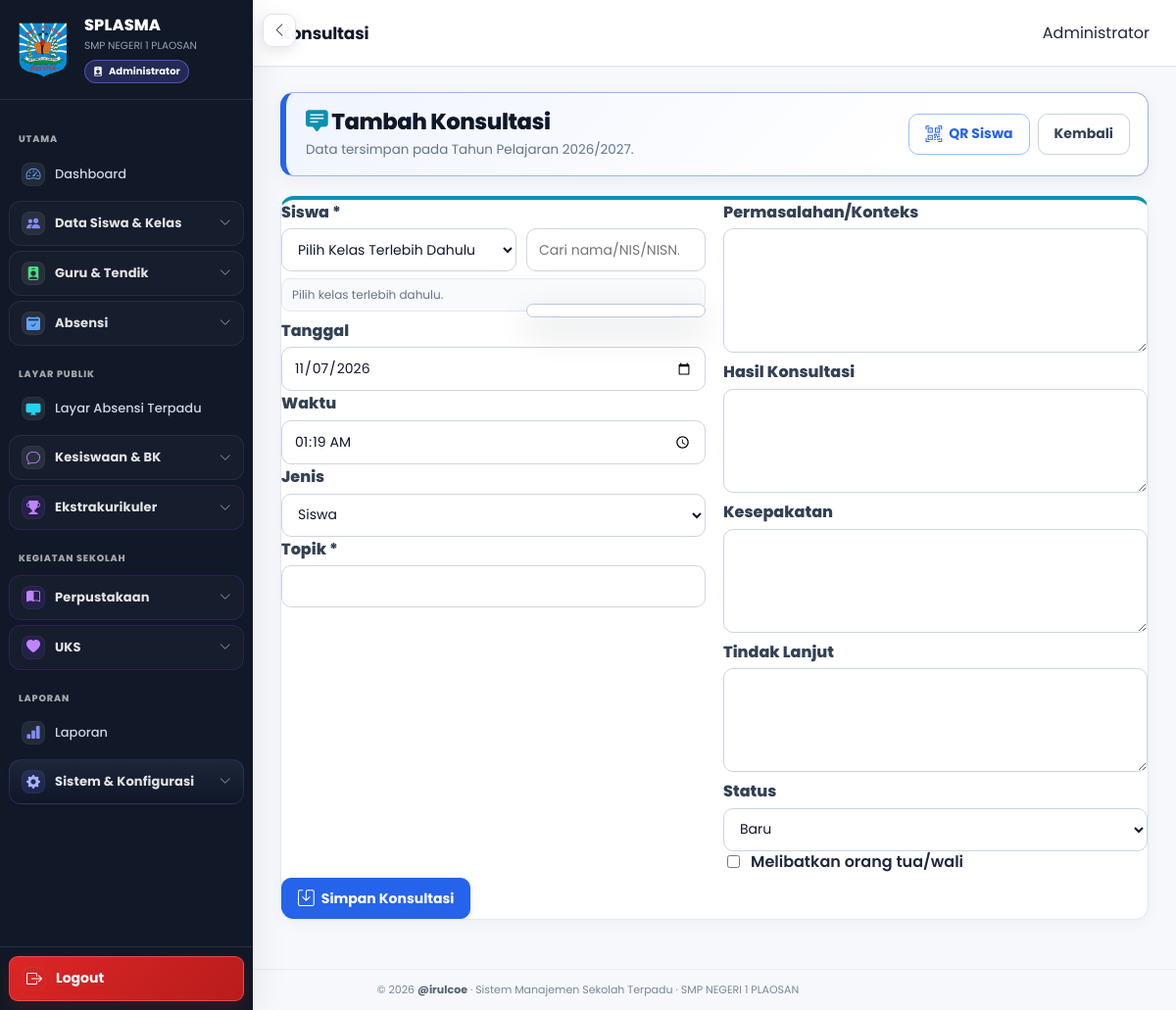
Screenshot of /konsultasi/tambah.php (signed in) with the database file from the repository.
### tables this page shows
CREATE TABLE `profil_sekolah` (
  `id` bigint(20) UNSIGNED NOT NULL,
  `nama_sekolah` varchar(200) NOT NULL,
  `npsn` varchar(30) DEFAULT NULL,
  `nss` varchar(30) DEFAULT NULL,
  `jenjang` varchar(50) DEFAULT NULL,
  `status_sekolah` varchar(50) DEFAULT NULL,
  `alamat` text DEFAULT NULL,
  `desa` varchar(100) DEFAULT NULL,
  `kecamatan` varchar(100) DEFAULT NULL,
  `kabupaten` varchar(100) DEFAULT NULL,
  `provinsi` varchar(100) DEFAULT NULL,
  `kode_pos` varchar(10) DEFAULT NULL,
  `telepon` varchar(50) DEFAULT NULL,
  `email` varchar(150) DEFAULT NULL,
  `website` varchar(200) DEFAULT NULL,
  `logo` varchar(255) DEFAULT NULL,
  `foto` varchar(255) DEFAULT NULL,
  `nama_kepala` varchar(200) DEFAULT NULL,
  `nip_kepala` varchar(50) DEFAULT NULL,
  `created_at` timestamp NULL DEFAULT current_timestamp(),
  `updated_at` timestamp NULL DEFAULT current_timestamp() ON UPDATE current_timestamp()
);

CREATE TABLE `tahun_pelajaran` (
  `id` bigint(20) UNSIGNED NOT NULL,
  `nama` varchar(20) NOT NULL,
  `aktif` tinyint(1) NOT NULL DEFAULT 0,
  `tanggal_mulai` date DEFAULT NULL,
  `tanggal_selesai` date DEFAULT NULL,
  `created_at` timestamp NULL DEFAULT current_timestamp(),
  `updated_at` timestamp NULL DEFAULT current_timestamp() ON UPDATE current_timestamp()
);

### konsultasi/tambah.php (the view, shortened to what the rows shown need)
<?php
declare(strict_types=1);require_once __DIR__.'/_helper.php';konsultasi_require_access($pdo);$tapel=konsultasi_tapel($pdo);$tid=(int)($tapel['id']??0);$students=[];if($tid){$st=$pdo->prepare("SELECT s.id,s.nis,s.nisn,s.nama,mk.nama kelas FROM siswa s LEFT JOIN siswa_kelas sk ON sk.id=(SELECT sk2.id FROM siswa_kelas sk2 WHERE sk2.siswa_id=s.id AND sk2.tahun_pelajaran_id=? AND sk2.status='aktif' ORDER BY sk2.id DESC LIMIT 1) LEFT JOIN master_kelas mk ON mk.id=sk.kelas_id WHERE s.status='aktif' ORDER BY mk.urutan,mk.nama,s.nama");$st->execute([$tid]);$students=$st->fetchAll();}$error='';if($_SERVER['REQUEST_METHOD']==='POST'){csrf_verify();$sid=(int)($_POST['siswa_id']??0);$tanggal=trim((string)($_POST['tanggal']??date('Y-m-d')));$waktu=trim((string)($_POST['waktu']??''));$jenis=(string)($_POST['jenis']??'siswa');$topik=trim((string)($_POST['topik']??''));$per=trim((string)($_POST['permasalahan']??''));$hasil=trim((string)($_POST['hasil']??''));$kes=trim((string)($_POST['kesepakatan']??''));$tl=trim((string)($_POST['tindak_lanjut']??''));$status=(string)($_POST['status']??'baru');$ortu=isset($_POST['melibatkan_ortu'])?1:0;if(!$tid)$error='Tahun Pelajaran aktif belum tersedia.';elseif($sid<=0)$error='Siswa wajib dipilih.';elseif($topik==='')$error='Topik konsultasi wajib diisi.';elseif(!in_array($jenis,['siswa','orang_tua','wali_kelas','guru','lainnya'],true))$error='Jenis konsultasi tidak valid.';elseif(!in_array($status,['baru','proses','selesai','dibatalkan'],true))$error='Status tidak valid.';else{$ck=$pdo->prepare("SELECT COUNT(*) FROM siswa WHERE id=? AND status='aktif'");$ck->execute([$sid]);if(!(int)$ck->fetchColumn())$error='Siswa tidak ditemukan atau tidak aktif.';}if(!$error){$gid=konsultasi_guru_id($pdo);$st=$pdo->prepare("INSERT INTO konsultasi_bk(siswa_id,tahun_pelajaran_id,tanggal,waktu,jenis,topik,permasalahan,hasil,kesepakatan,tindak_lanjut,status,melibatkan_ortu,petugas_id,created_by) VALUES(?,?,?,?,?,?,?,?,?,?,?,?,?,?)");$st->execute([$sid,$tid,$tanggal,$waktu!==''?$waktu:null,$jenis,$topik,$per!==''?$per:null,$hasil!==''?$hasil:null,$kes!==''?$kes:null,$tl!==''?$tl:null,$status,$ortu,$gid?:null,(int)($_SESSION['user_id']??0)?:null]);$id=(int)$pdo->lastInsertId();konsultasi_audit($pdo,'create',$id,'Membuat konsultasi untuk siswa ID '.$sid);header('Location: '.BASE_URL.'konsultasi/detail.php?id='.$id.'&saved=1');exit;}}
$page_title='Tambah Konsultasi';require_once __DIR__.'/../layouts/header.php';require_once __DIR__.'/../layouts/sidebar.php';?><main class="main"><?=e(user_name())?><section class="content konsultasi-module"><div class="page-header"><div><h1><i class="bi bi-chat-square-text-fill"></i> Tambah Konsultasi</h1><p>Data tersimpan pada Tahun Pelajaran <?=e($tapel['nama']??'-')?>.</p></div><?=BASE_URL?><?=BASE_URL?></div><?php if($error):?><?=e($error)?><?php endif;?><?=csrf_field()?><?=e(json_encode(array_map(fn($r)=>['id'=>(int)$r['id'],'nis'=>(string)$r['nis'],'nisn'=>(string)($r['nisn']??''),'nama'=>(string)$r['nama'],'kelas'=>(string)($r['kelas']??'')],$students),JSON_UNESCAPED_UNICODE|JSON_UNESCAPED_SLASHES))?><?=e($_POST['siswa_id']??0)?><?=e($_POST['tanggal']??date('Y-m-d'))?><?=e($_POST['waktu']??date('H:i'))?><?php foreach(['siswa'=>'Siswa','orang_tua'=>'Orang Tua/Wali','wali_kelas'=>'Wali Kelas','guru'=>'Guru','lainnya'=>'Lainnya'] as $v=>$l):?><?=$v?><?=$l?><?php endforeach;?><?=e($_POST['topik']??'')?></section></main><?php require_once __DIR__.'/../layouts/footer.php';?>

### layouts/sidebar.php (shortened to what the rows shown need)
<?php $sidebar_role_class = 'sidebar-role-' . preg_replace('/[^a-z0-9_-]/i', '', (string)user_role()); ?>
<aside id="globalSidebar" class="sidebar <?= e($sidebar_role_class) ?>" aria-label="Navigasi utama">
    <div class="sidebar-brand">
        <?php if (!empty($school_profile['logo'])): ?>
            <img src="<?= e(school_logo_url($pdo)) ?>" alt="Logo Sekolah" class="sidebar-logo">
        <?php endif; ?>
        <div class="sidebar-brand-info">
            <div class="sidebar-brand-title">SPLASMA</div>
            <small><?= e($school_profile['nama_sekolah']) ?></small>
            <div class="sidebar-role-badge">
                <i class="bi bi-person-badge-fill" aria-hidden="true"></i>
                <span><?= e(sidebar_role_label()) ?></span>
            </div>
        </div>
    </div>
</aside>

### rows the page displays
profil_sekolah: logo (picture), nama_sekolah "SMP NEGERI 1 PLAOSAN"
tahun_pelajaran: nama "2026/2027"

### other values shown
sidebar_role_label() "Administrator"
$label "Dashboard Layar Absensi Terpadu Laporan"
$label "Data Siswa & Kelas Guru & Tendik Absensi Kesiswaan & BK Ekstrakurikuler Perpustakaan UKS Sistem & Konfigurasi"
user_name() "Administrator"
APP_NAME "Sistem Manajemen Sekolah Terpadu"
NAMA_SEKOLAH "SMP NEGERI 1 PLAOSAN"
form field jenis "Siswa"
